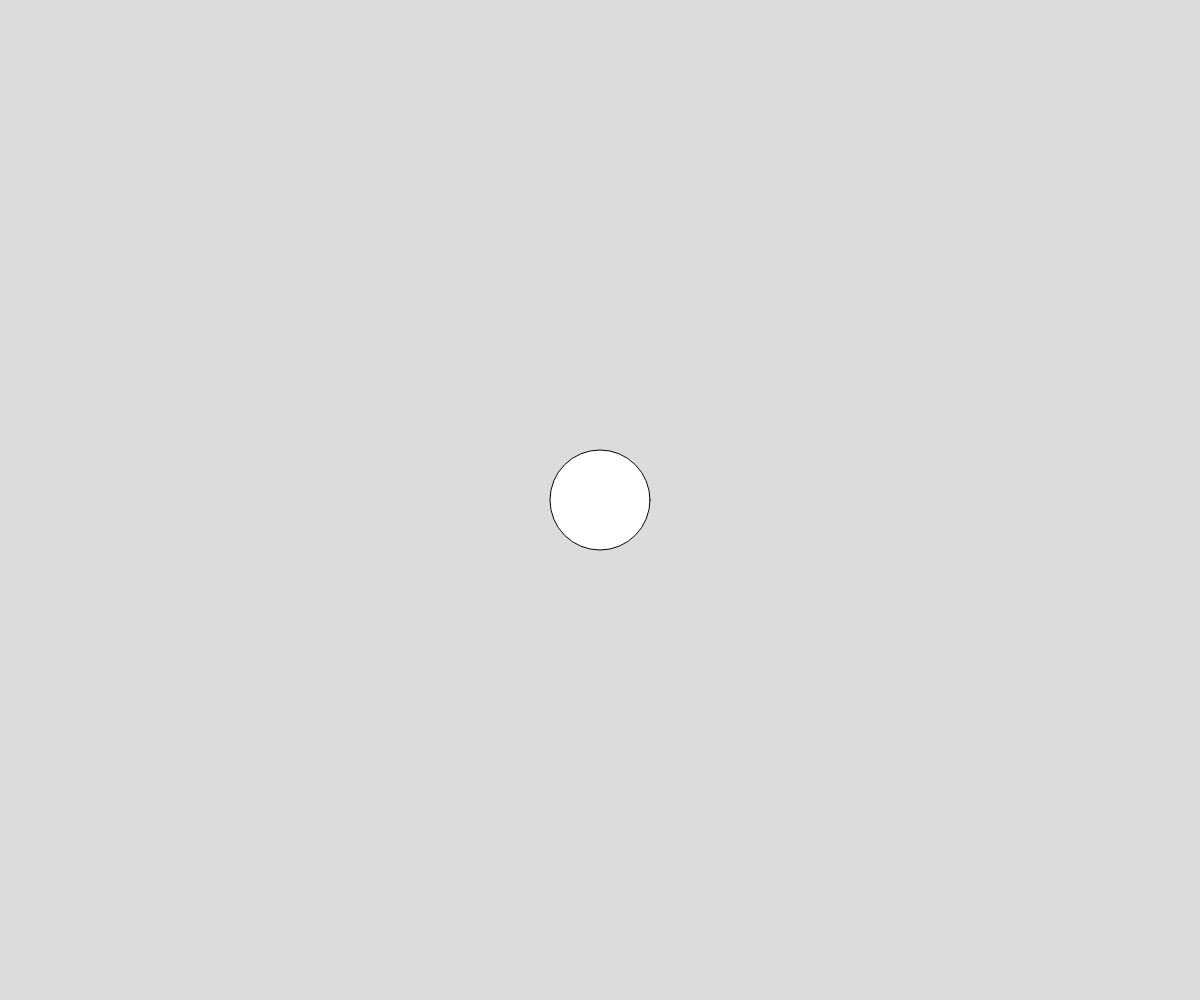
Frame 1 (no input)
Frame 60 (no input): identical to frame 1, image omitted
Frame 120 (the mouse pressed at the canvas centre since frame 60): identical to frame 1, image omitted

The p5.js sketch that drew this single still picture (run headless with seeded random() and noise() and a simulated clock; from frame 60 on, the mouse is pressed at the canvas centre):

// p5.js sketch
// ── sketch.js
// A1 Character
// Mr. Fox
// 19 Feb 2024
//
// Extra for Experts:
// - describe what you did to take this project "above and beyond"


function setup() {
  createCanvas(windowWidth, windowHeight);
}

function draw() {
  background(220);
  circle(width/2, height/2, 100);
}
